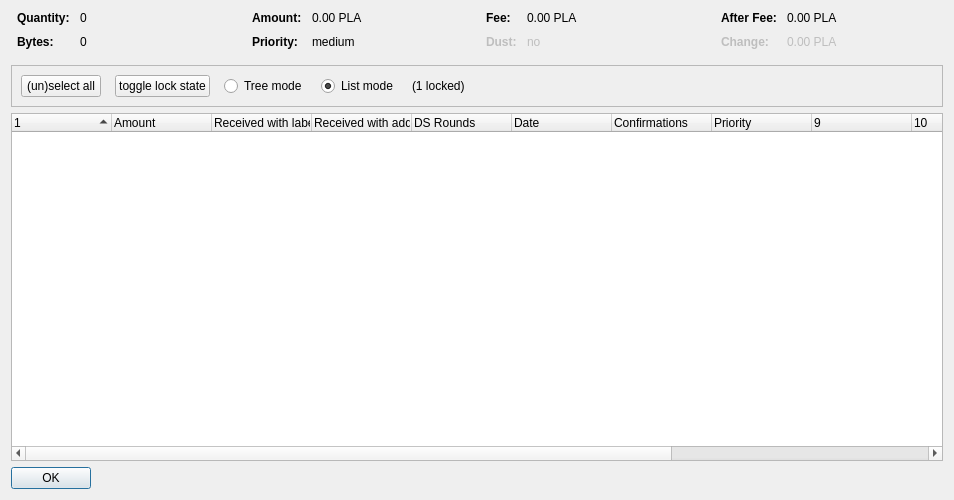
<?xml version="1.0" encoding="UTF-8"?>
<ui version="4.0">
 <class>CoinControlDialog</class>
 <widget class="QDialog" name="CoinControlDialog">
  <property name="geometry">
   <rect>
    <x>0</x>
    <y>0</y>
    <width>954</width>
    <height>500</height>
   </rect>
  </property>
  <property name="windowTitle">
   <string>Coin Selection</string>
  </property>
  <layout class="QVBoxLayout" name="verticalLayout">
   <item>
    <layout class="QHBoxLayout" name="horizontalLayoutTop" stretch="0,0,0,0">
     <property name="topMargin">
      <number>0</number>
     </property>
     <property name="bottomMargin">
      <number>10</number>
     </property>
     <item>
      <layout class="QFormLayout" name="formLayoutCoinControl1">
       <property name="horizontalSpacing">
        <number>10</number>
       </property>
       <property name="verticalSpacing">
        <number>10</number>
       </property>
       <property name="leftMargin">
        <number>6</number>
       </property>
       <property name="rightMargin">
        <number>6</number>
       </property>
       <item row="0" column="0">
        <widget class="QLabel" name="labelCoinControlQuantityText">
         <property name="font">
          <font>
           <weight>75</weight>
           <bold>true</bold>
          </font>
         </property>
         <property name="text">
          <string>Quantity:</string>
         </property>
        </widget>
       </item>
       <item row="0" column="1">
        <widget class="QLabel" name="labelCoinControlQuantity">
         <property name="cursor">
          <cursorShape>IBeamCursor</cursorShape>
         </property>
         <property name="contextMenuPolicy">
          <enum>Qt::ActionsContextMenu</enum>
         </property>
         <property name="text">
          <string notr="true">0</string>
         </property>
         <property name="textInteractionFlags">
          <set>Qt::LinksAccessibleByMouse|Qt::TextSelectableByKeyboard|Qt::TextSelectableByMouse</set>
         </property>
        </widget>
       </item>
       <item row="1" column="0">
        <widget class="QLabel" name="labelCoinControlBytesText">
         <property name="font">
          <font>
           <weight>75</weight>
           <bold>true</bold>
          </font>
         </property>
         <property name="text">
          <string>Bytes:</string>
         </property>
        </widget>
       </item>
       <item row="1" column="1">
        <widget class="QLabel" name="labelCoinControlBytes">
         <property name="cursor">
          <cursorShape>IBeamCursor</cursorShape>
         </property>
         <property name="contextMenuPolicy">
          <enum>Qt::ActionsContextMenu</enum>
         </property>
         <property name="text">
          <string notr="true">0</string>
         </property>
         <property name="textInteractionFlags">
          <set>Qt::LinksAccessibleByMouse|Qt::TextSelectableByKeyboard|Qt::TextSelectableByMouse</set>
         </property>
        </widget>
       </item>
      </layout>
     </item>
     <item>
      <layout class="QFormLayout" name="formLayoutCoinControl2">
       <property name="horizontalSpacing">
        <number>10</number>
       </property>
       <property name="verticalSpacing">
        <number>10</number>
       </property>
       <property name="leftMargin">
        <number>6</number>
       </property>
       <property name="rightMargin">
        <number>6</number>
       </property>
       <item row="0" column="0">
        <widget class="QLabel" name="labelCoinControlAmountText">
         <property name="font">
          <font>
           <weight>75</weight>
           <bold>true</bold>
          </font>
         </property>
         <property name="text">
          <string>Amount:</string>
         </property>
        </widget>
       </item>
       <item row="0" column="1">
        <widget class="QLabel" name="labelCoinControlAmount">
         <property name="cursor">
          <cursorShape>IBeamCursor</cursorShape>
         </property>
         <property name="contextMenuPolicy">
          <enum>Qt::ActionsContextMenu</enum>
         </property>
         <property name="text">
          <string notr="true">0.00 PLA</string>
         </property>
         <property name="textInteractionFlags">
          <set>Qt::LinksAccessibleByMouse|Qt::TextSelectableByKeyboard|Qt::TextSelectableByMouse</set>
         </property>
        </widget>
       </item>
       <item row="1" column="0">
        <widget class="QLabel" name="labelCoinControlPriorityText">
         <property name="font">
          <font>
           <weight>75</weight>
           <bold>true</bold>
          </font>
         </property>
         <property name="text">
          <string>Priority:</string>
         </property>
        </widget>
       </item>
       <item row="1" column="1">
        <widget class="QLabel" name="labelCoinControlPriority">
         <property name="cursor">
          <cursorShape>IBeamCursor</cursorShape>
         </property>
         <property name="contextMenuPolicy">
          <enum>Qt::ActionsContextMenu</enum>
         </property>
         <property name="text">
          <string>medium</string>
         </property>
         <property name="textInteractionFlags">
          <set>Qt::LinksAccessibleByMouse|Qt::TextSelectableByKeyboard|Qt::TextSelectableByMouse</set>
         </property>
        </widget>
       </item>
      </layout>
     </item>
     <item>
      <layout class="QFormLayout" name="formLayoutCoinControl3">
       <property name="horizontalSpacing">
        <number>10</number>
       </property>
       <property name="verticalSpacing">
        <number>10</number>
       </property>
       <property name="leftMargin">
        <number>6</number>
       </property>
       <property name="rightMargin">
        <number>6</number>
       </property>
       <item row="0" column="0">
        <widget class="QLabel" name="labelCoinControlFeeText">
         <property name="font">
          <font>
           <weight>75</weight>
           <bold>true</bold>
          </font>
         </property>
         <property name="text">
          <string>Fee:</string>
         </property>
        </widget>
       </item>
       <item row="0" column="1">
        <widget class="QLabel" name="labelCoinControlFee">
         <property name="cursor">
          <cursorShape>IBeamCursor</cursorShape>
         </property>
         <property name="contextMenuPolicy">
          <enum>Qt::ActionsContextMenu</enum>
         </property>
         <property name="text">
          <string notr="true">0.00 PLA</string>
         </property>
         <property name="textInteractionFlags">
          <set>Qt::LinksAccessibleByMouse|Qt::TextSelectableByKeyboard|Qt::TextSelectableByMouse</set>
         </property>
        </widget>
       </item>
       <item row="1" column="0">
        <widget class="QLabel" name="labelCoinControlLowOutputText">
         <property name="enabled">
          <bool>false</bool>
         </property>
         <property name="font">
          <font>
           <weight>75</weight>
           <bold>true</bold>
          </font>
         </property>
         <property name="text">
          <string>Dust:</string>
         </property>
        </widget>
       </item>
       <item row="1" column="1">
        <widget class="QLabel" name="labelCoinControlLowOutput">
         <property name="enabled">
          <bool>false</bool>
         </property>
         <property name="cursor">
          <cursorShape>IBeamCursor</cursorShape>
         </property>
         <property name="contextMenuPolicy">
          <enum>Qt::ActionsContextMenu</enum>
         </property>
         <property name="text">
          <string>no</string>
         </property>
         <property name="textInteractionFlags">
          <set>Qt::LinksAccessibleByMouse|Qt::TextSelectableByKeyboard|Qt::TextSelectableByMouse</set>
         </property>
        </widget>
       </item>
      </layout>
     </item>
     <item>
      <layout class="QFormLayout" name="formLayoutCoinControl4">
       <property name="horizontalSpacing">
        <number>10</number>
       </property>
       <property name="verticalSpacing">
        <number>10</number>
       </property>
       <property name="leftMargin">
        <number>6</number>
       </property>
       <property name="rightMargin">
        <number>6</number>
       </property>
       <item row="0" column="0">
        <widget class="QLabel" name="labelCoinControlAfterFeeText">
         <property name="font">
          <font>
           <weight>75</weight>
           <bold>true</bold>
          </font>
         </property>
         <property name="text">
          <string>After Fee:</string>
         </property>
        </widget>
       </item>
       <item row="0" column="1">
        <widget class="QLabel" name="labelCoinControlAfterFee">
         <property name="cursor">
          <cursorShape>IBeamCursor</cursorShape>
         </property>
         <property name="contextMenuPolicy">
          <enum>Qt::ActionsContextMenu</enum>
         </property>
         <property name="text">
          <string notr="true">0.00 PLA</string>
         </property>
         <property name="textInteractionFlags">
          <set>Qt::LinksAccessibleByMouse|Qt::TextSelectableByKeyboard|Qt::TextSelectableByMouse</set>
         </property>
        </widget>
       </item>
       <item row="1" column="0">
        <widget class="QLabel" name="labelCoinControlChangeText">
         <property name="enabled">
          <bool>false</bool>
         </property>
         <property name="font">
          <font>
           <weight>75</weight>
           <bold>true</bold>
          </font>
         </property>
         <property name="text">
          <string>Change:</string>
         </property>
        </widget>
       </item>
       <item row="1" column="1">
        <widget class="QLabel" name="labelCoinControlChange">
         <property name="enabled">
          <bool>false</bool>
         </property>
         <property name="cursor">
          <cursorShape>IBeamCursor</cursorShape>
         </property>
         <property name="contextMenuPolicy">
          <enum>Qt::ActionsContextMenu</enum>
         </property>
         <property name="text">
          <string notr="true">0.00 PLA</string>
         </property>
         <property name="textInteractionFlags">
          <set>Qt::LinksAccessibleByMouse|Qt::TextSelectableByKeyboard|Qt::TextSelectableByMouse</set>
         </property>
        </widget>
       </item>
      </layout>
     </item>
    </layout>
   </item>
   <item>
    <widget class="QFrame" name="frame">
     <property name="minimumSize">
      <size>
       <width>0</width>
       <height>40</height>
      </size>
     </property>
     <property name="frameShape">
      <enum>QFrame::StyledPanel</enum>
     </property>
     <property name="frameShadow">
      <enum>QFrame::Sunken</enum>
     </property>
     <layout class="QHBoxLayout" name="horizontalLayout">
      <item>
       <layout class="QHBoxLayout" name="horizontalLayoutPanel" stretch="0,0,0,0,0,0">
        <property name="spacing">
         <number>14</number>
        </property>
        <item>
         <widget class="QPushButton" name="pushButtonSelectAll">
          <property name="sizePolicy">
           <sizepolicy hsizetype="Maximum" vsizetype="Fixed">
            <horstretch>0</horstretch>
            <verstretch>0</verstretch>
           </sizepolicy>
          </property>
          <property name="text">
           <string>(un)select all</string>
          </property>
          <property name="autoDefault">
           <bool>false</bool>
          </property>
         </widget>
        </item>
        <item>
         <widget class="QPushButton" name="pushButtonToggleLock">
          <property name="sizePolicy">
           <sizepolicy hsizetype="Maximum" vsizetype="Fixed">
            <horstretch>0</horstretch>
            <verstretch>0</verstretch>
           </sizepolicy>
          </property>
          <property name="text">
           <string>toggle lock state</string>
          </property>
          <property name="autoDefault">
           <bool>false</bool>
          </property>
         </widget>
        </item>
        <item>
         <widget class="QRadioButton" name="radioTreeMode">
          <property name="sizePolicy">
           <sizepolicy hsizetype="Maximum" vsizetype="Fixed">
            <horstretch>0</horstretch>
            <verstretch>0</verstretch>
           </sizepolicy>
          </property>
          <property name="text">
           <string>Tree mode</string>
          </property>
         </widget>
        </item>
        <item>
         <widget class="QRadioButton" name="radioListMode">
          <property name="sizePolicy">
           <sizepolicy hsizetype="Maximum" vsizetype="Fixed">
            <horstretch>0</horstretch>
            <verstretch>0</verstretch>
           </sizepolicy>
          </property>
          <property name="text">
           <string>List mode</string>
          </property>
          <property name="checked">
           <bool>true</bool>
          </property>
         </widget>
        </item>
        <item>
         <widget class="QLabel" name="labelLocked">
          <property name="text">
           <string>(1 locked)</string>
          </property>
         </widget>
        </item>
        <item>
         <spacer name="horizontalSpacer">
          <property name="orientation">
           <enum>Qt::Horizontal</enum>
          </property>
          <property name="sizeHint" stdset="0">
           <size>
            <width>40</width>
            <height>20</height>
           </size>
          </property>
         </spacer>
        </item>
       </layout>
      </item>
     </layout>
    </widget>
   </item>
   <item>
    <widget class="CoinControlTreeWidget" name="treeWidget">
     <property name="contextMenuPolicy">
      <enum>Qt::CustomContextMenu</enum>
     </property>
     <property name="sortingEnabled">
      <bool>false</bool>
     </property>
     <property name="columnCount">
      <number>13</number>
     </property>
     <attribute name="headerShowSortIndicator" stdset="0">
      <bool>true</bool>
     </attribute>
     <attribute name="headerStretchLastSection">
      <bool>false</bool>
     </attribute>
     <column>
      <property name="text">
       <string/>
      </property>
     </column>
     <column>
      <property name="text">
       <string>Amount</string>
      </property>
     </column>
     <column>
      <property name="text">
       <string>Received with label</string>
      </property>
     </column>
     <column>
      <property name="text">
       <string>Received with address</string>
      </property>
     </column>
     <column>
      <property name="text">
       <string>DS Rounds</string>
      </property>
     </column>
     <column>
      <property name="text">
       <string>Date</string>
      </property>
     </column>
     <column>
      <property name="text">
       <string>Confirmations</string>
      </property>
      <property name="toolTip">
       <string>Confirmed</string>
      </property>
     </column>
     <column>
      <property name="text">
       <string>Priority</string>
      </property>
     </column>
     <column>
      <property name="text">
       <string/>
      </property>
     </column>
     <column>
      <property name="text">
       <string/>
      </property>
     </column>
     <column>
      <property name="text">
       <string/>
      </property>
     </column>
     <column>
      <property name="text">
       <string/>
      </property>
     </column>
     <column>
      <property name="text">
       <string/>
      </property>
     </column>
    </widget>
   </item>
   <item>
    <widget class="QDialogButtonBox" name="buttonBox">
     <property name="sizePolicy">
      <sizepolicy hsizetype="Maximum" vsizetype="Fixed">
       <horstretch>0</horstretch>
       <verstretch>0</verstretch>
      </sizepolicy>
     </property>
     <property name="orientation">
      <enum>Qt::Horizontal</enum>
     </property>
     <property name="standardButtons">
      <set>QDialogButtonBox::Ok</set>
     </property>
    </widget>
   </item>
  </layout>
 </widget>
 <customwidgets>
  <customwidget>
   <class>CoinControlTreeWidget</class>
   <extends>QTreeWidget</extends>
   <header>coincontroltreewidget.h</header>
  </customwidget>
 </customwidgets>
 <resources/>
 <connections/>
</ui>
